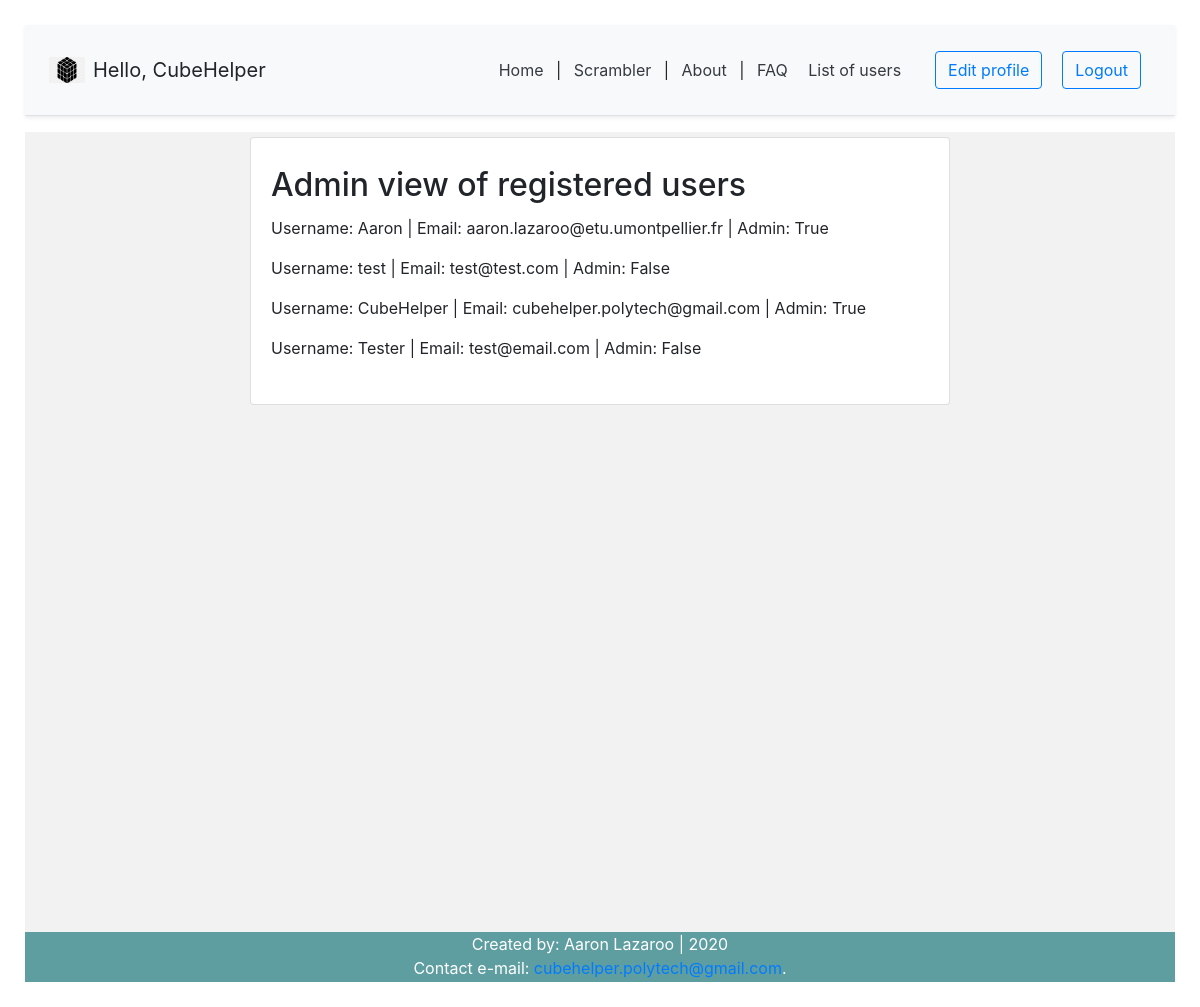
The page /userlist/ (signed in) on the database its author committed.
### account/models.py (models this page shows, shortened)
class Account(AbstractBaseUser):
	email = models.EmailField(verbose_name='email', max_length=60, unique=True)
	username = models.CharField(max_length=30, unique=True)
	date_joined = models.DateTimeField(verbose_name='date_joined',auto_now_add=True)
	last_login = models.DateTimeField(verbose_name='last_login',auto_now=True)
	is_admin = models.BooleanField(default=False)
	is_active = models.BooleanField(default=True)
	is_staff = models.BooleanField(default=False)
	is_superuser = models.BooleanField(default=False)
	USERNAME_FIELD = 'email' #login credential
	REQUIRED_FIELDS = ['username']
	objects = MyAccountManager() #reference to account manager

### account/views.py (the view)
# urls.py: path('userlist/', userlist,name='userlist'),
def userlist(request):
	context = {}
	if not request.user.is_admin:
		return redirect("unauthorized")
	else:
		context['users'] = Account.objects.all()
		return render(request,'account/userlist.html',context)

### account/templates/account/userlist.html
{% extends 'index.html' %}
{% block content %}
<div class="container">
	<div class="row">
			<div class="card m-auto">
				<div class="card-body mt-2 mb-2">
					<h2 class="card-title">Admin view of registered users</h2>
					{% for user in users %}
						<p>Username: {{user.username}} | Email: {{user.email}} | Admin: {{user.is_admin}}</p>
					{% endfor %}
				</div>
			</div>
	</div>
</div>
{% endblock content %}

### myapp/templates/snippets/header.html (shortened to what this page needs)
{% load static %}
<link rel="stylesheet" href="https://stackpath.bootstrapcdn.com/bootstrap/4.4.1/css/bootstrap.min.css">
<div class="d-flex flex-column flex-md-row align-items-center p-3 px-md-4 mb-3 bg-light border-bottom shadow-sm">
	<img class="mr-2" src="{% static 'cube_logo.png' %}" width="36" height="26">
{% if request.user.is_authenticated %}
  <h5 class="my-0 mr-md-auto font-weight-normal">Hello, {{request.user.username}}</h5>
 {% else %}
 <h5 class="my-0 mr-md-auto font-weight-normal">Welcome to Cube Helper</h5>
 {% endif %}
  <nav class="my-2 my-md-0 mr-md-3">
	<a class="p-2 text-dark" href="{% url 'homepage' %}">Home</a> |
	<a class="p-2 text-dark" href="{% url 'scramble' %}">Scrambler</a> |
	<a class="p-2 text-dark" href="{% url 'about' %}">About</a> |
	<a class="p-2 text-dark" href="{% url 'faq' %}">FAQ</a>
	{% if request.user.is_authenticated %}
		{% if request.user.is_admin %}
			<a class="p-2 text-dark" href="{% url 'userlist' %}"> List of users</a>
		{% endif %}
	</nav>
	<a class="btn btn-outline-primary" href="{% url 'account' %}">Edit profile</a>
	<a class="btn btn-outline-primary" href="{% url 'logout' %}">Logout</a>
	{% else %}
	<a class="btn btn-outline-primary" href="{% url 'register' %}">Register</a>
	<a class="btn btn-outline-primary" href="{% url 'login' %}">Login</a>
	{% endif %}
</div>

### myapp/static/styles.css (style rules this page uses)
html { position: relative; min-height: 100%; }
body { margin: 0 0 100px; padding: 25px; }
.btn { margin: 1px; }
@media (min-width: 768px) { html { font-size: 16px; } }
.container { max-width: 960px; }
.card { max-width: 700px; width: 100%; }
.card-body { padding:20px; }
.container { padding: 5px; }
.btn { display: block; margin: 10px; }

### rows shown on the page
Account: user.username "CubeHelper", username "CubeHelper", email "cubehelper.polytech@gmail.com", is_admin "True"
Account: username "Aaron", email "aaron.lazaroo@etu.umontpellier.fr", is_admin "True"
Account: username "test", email "test@test.com", is_admin "False"
Account: username "Tester", email "test@email.com", is_admin "False"
